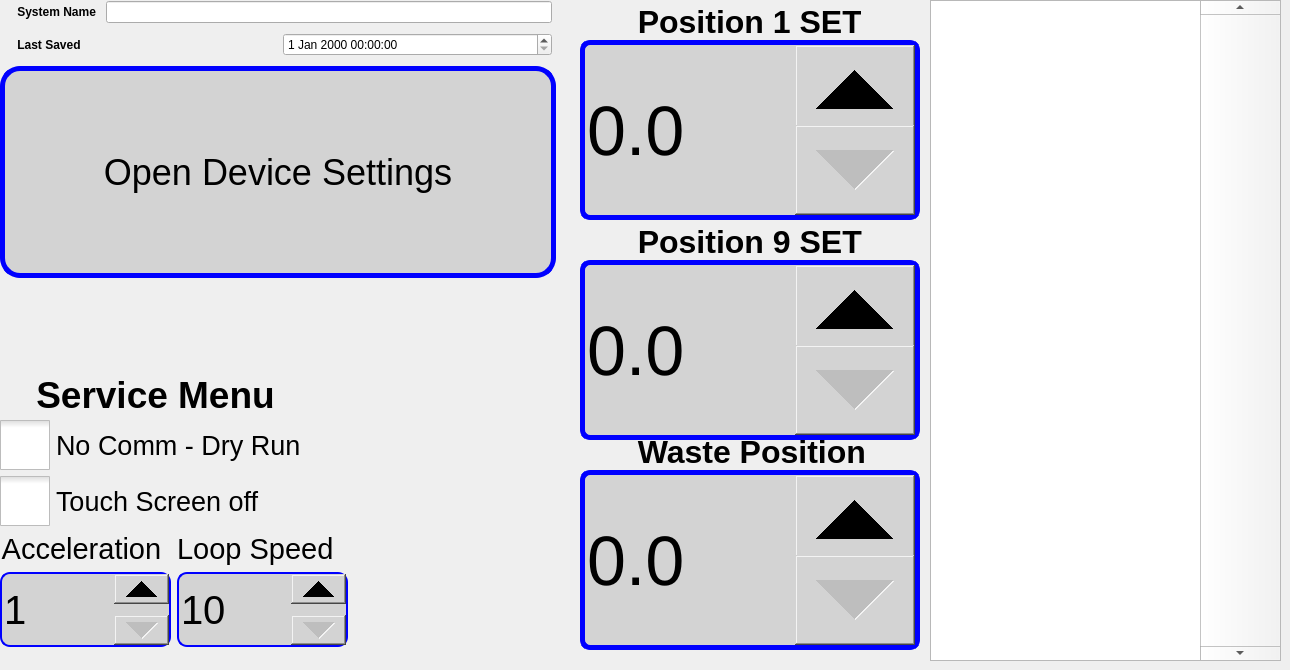
    <widget class="QWidget" name="SystemSetup">
     <attribute name="title">
      <string>  System Setup  </string>
     </attribute>
     <widget class="QTableView" name="tablePosData">
      <property name="geometry">
       <rect>
        <x>930</x>
        <y>0</y>
        <width>351</width>
        <height>661</height>
       </rect>
      </property>
      <property name="styleSheet">
       <string notr="true">QScrollBar:vertical { width: 80px; }</string>
      </property>
      <property name="verticalScrollBarPolicy">
       <enum>Qt::ScrollBarAlwaysOn</enum>
      </property>
     </widget>
     <widget class="QLabel" name="label_svc">
      <property name="geometry">
       <rect>
        <x>0</x>
        <y>370</y>
        <width>311</width>
        <height>50</height>
       </rect>
      </property>
      <property name="sizePolicy">
       <sizepolicy hsizetype="Preferred" vsizetype="Maximum">
        <horstretch>0</horstretch>
        <verstretch>0</verstretch>
       </sizepolicy>
      </property>
      <property name="font">
       <font>
        <pointsize>28</pointsize>
        <weight>75</weight>
        <bold>true</bold>
       </font>
      </property>
      <property name="text">
       <string>Service Menu</string>
      </property>
      <property name="alignment">
       <set>Qt::AlignCenter</set>
      </property>
     </widget>
     <widget class="QWidget" name="layoutWidget">
      <property name="geometry">
       <rect>
        <x>0</x>
        <y>-3</y>
        <width>556</width>
        <height>281</height>
       </rect>
      </property>
      <layout class="QVBoxLayout" name="verticalLayout_device">
       <item>
        <layout class="QVBoxLayout" name="verticalLayout_MainElements">
         <property name="spacing">
          <number>10</number>
         </property>
         <property name="leftMargin">
          <number>4</number>
         </property>
         <property name="topMargin">
          <number>4</number>
         </property>
         <property name="rightMargin">
          <number>4</number>
         </property>
         <property name="bottomMargin">
          <number>4</number>
         </property>
         <item>
          <layout class="QHBoxLayout" name="horizontalLayout_SysName">
           <item>
            <widget class="QLabel" name="label_SystemName">
             <property name="font">
              <font>
               <weight>75</weight>
               <bold>true</bold>
              </font>
             </property>
             <property name="text">
              <string>    System Name</string>
             </property>
            </widget>
           </item>
           <item>
            <widget class="QLineEdit" name="lineEditSystemName"/>
           </item>
          </layout>
         </item>
         <item>
          <layout class="QHBoxLayout" name="horizontalLayout_LastSave">
           <item>
            <widget class="QLabel" name="label_LastSaved">
             <property name="font">
              <font>
               <weight>75</weight>
               <bold>true</bold>
              </font>
             </property>
             <property name="text">
              <string>    Last Saved</string>
             </property>
            </widget>
           </item>
           <item>
            <widget class="QDateTimeEdit" name="dateTimeEdit"/>
           </item>
          </layout>
         </item>
        </layout>
       </item>
       <item>
        <widget class="QPushButton" name="openDeviceSettings">
         <property name="sizePolicy">
          <sizepolicy hsizetype="Minimum" vsizetype="Minimum">
           <horstretch>0</horstretch>
           <verstretch>10</verstretch>
          </sizepolicy>
         </property>
         <property name="font">
          <font>
           <pointsize>-1</pointsize>
          </font>
         </property>
         <property name="styleSheet">
          <string notr="true">QPushButton { border: 5px solid blue; border-radius: 20px; font-size: 36px; background-color:lightGray ;}</string>
         </property>
         <property name="text">
          <string>Open Device Settings</string>
         </property>
        </widget>
       </item>
      </layout>
     </widget>
     <widget class="QWidget" name="layoutWidget">
      <property name="geometry">
       <rect>
        <x>0</x>
        <y>420</y>
        <width>348</width>
        <height>227</height>
       </rect>
      </property>
      <layout class="QVBoxLayout" name="verticalLayout_svcmen">
       <item>
        <layout class="QVBoxLayout" name="verticalLayout_chkbx">
         <item>
          <widget class="QCheckBox" name="checkNoCom">
           <property name="font">
            <font>
             <pointsize>20</pointsize>
             <weight>50</weight>
             <bold>false</bold>
            </font>
           </property>
           <property name="styleSheet">
            <string notr="true">QCheckBox::indicator { width:50px; height: 50px; }
QCheckBox::indicator:checked {width: 50px;height: 50px; }</string>
           </property>
           <property name="text">
            <string>No Comm - Dry Run</string>
           </property>
          </widget>
         </item>
         <item>
          <widget class="QCheckBox" name="checkTouchScreen">
           <property name="font">
            <font>
             <pointsize>20</pointsize>
             <weight>50</weight>
             <bold>false</bold>
            </font>
           </property>
           <property name="styleSheet">
            <string notr="true">QCheckBox::indicator { width:50px; height: 50px; }</string>
           </property>
           <property name="text">
            <string>Touch Screen off</string>
           </property>
           <property name="iconSize">
            <size>
             <width>24</width>
             <height>24</height>
            </size>
           </property>
          </widget>
         </item>
        </layout>
       </item>
       <item>
        <layout class="QHBoxLayout" name="horizontalLayout">
         <item>
          <layout class="QVBoxLayout" name="verticalLayout_ctlspin">
           <item>
            <widget class="QLabel" name="label_Acceleration">
             <property name="sizePolicy">
              <sizepolicy hsizetype="Preferred" vsizetype="Maximum">
               <horstretch>0</horstretch>
               <verstretch>0</verstretch>
              </sizepolicy>
             </property>
             <property name="font">
              <font>
               <pointsize>22</pointsize>
              </font>
             </property>
             <property name="text">
              <string>Acceleration </string>
             </property>
             <property name="alignment">
              <set>Qt::AlignCenter</set>
             </property>
            </widget>
           </item>
           <item>
            <widget class="QSpinBox" name="accelerationMultiplier">
             <property name="sizePolicy">
              <sizepolicy hsizetype="Minimum" vsizetype="Minimum">
               <horstretch>0</horstretch>
               <verstretch>0</verstretch>
              </sizepolicy>
             </property>
             <property name="font">
              <font>
               <pointsize>-1</pointsize>
              </font>
             </property>
             <property name="styleSheet">
              <string notr="true">QSpinBox { border: 2px solid blue; border-radius: 10px; font-size: 40px; background-color:lightGray ;}
QSpinBox::up-arrow { width: 55px; height: 30px; }
QSpinBox::up-button { width: 55px; height: 30px; }
QSpinBox::down-arrow {width: 55px; height: 30px; }
QSpinBox::down-button { width: 55px; height: 30px; }</string>
             </property>
             <property name="minimum">
              <number>1</number>
             </property>
             <property name="maximum">
              <number>12</number>
             </property>
             <property name="value">
              <number>1</number>
             </property>
            </widget>
           </item>
          </layout>
         </item>
         <item>
          <layout class="QVBoxLayout" name="verticalLayout_loop">
           <item>
            <widget class="QLabel" name="label">
             <property name="sizePolicy">
              <sizepolicy hsizetype="Preferred" vsizetype="Maximum">
               <horstretch>0</horstretch>
               <verstretch>0</verstretch>
              </sizepolicy>
             </property>
             <property name="font">
              <font>
               <pointsize>22</pointsize>
              </font>
             </property>
             <property name="text">
              <string>Loop Speed</string>
             </property>
            </widget>
           </item>
           <item>
            <widget class="QSpinBox" name="loopSpeed">
             <property name="sizePolicy">
              <sizepolicy hsizetype="Minimum" vsizetype="Minimum">
               <horstretch>0</horstretch>
               <verstretch>0</verstretch>
              </sizepolicy>
             </property>
             <property name="font">
              <font>
               <pointsize>-1</pointsize>
              </font>
             </property>
             <property name="styleSheet">
              <string notr="true">QSpinBox { border: 2px solid blue; border-radius: 10px; font-size: 40px; background-color:lightGray ;}
QSpinBox::up-arrow { width: 55px; height: 30px; }
QSpinBox::up-button { width: 55px; height: 30px; }
QSpinBox::down-arrow {width: 55px; height: 30px; }
QSpinBox::down-button { width: 55px; height: 30px; }</string>
             </property>
             <property name="minimum">
              <number>10</number>
             </property>
            </widget>
           </item>
          </layout>
         </item>
        </layout>
       </item>
      </layout>
     </widget>
     <widget class="QLabel" name="wastePosition_Lbl">
      <property name="geometry">
       <rect>
        <x>620</x>
        <y>430</y>
        <width>261</width>
        <height>44</height>
       </rect>
      </property>
      <property name="font">
       <font>
        <pointsize>24</pointsize>
        <weight>75</weight>
        <bold>true</bold>
       </font>
      </property>
      <property name="text">
       <string>  Waste Position</string>
      </property>
     </widget>
     <widget class="QDoubleSpinBox" name="wastePosition">
      <property name="geometry">
       <rect>
        <x>580</x>
        <y>470</y>
        <width>340</width>
        <height>180</height>
       </rect>
      </property>
      <property name="whatsThis">
       <string>Waste Position</string>
      </property>
      <property name="accessibleName">
       <string/>
      </property>
      <property name="layoutDirection">
       <enum>Qt::LeftToRight</enum>
      </property>
      <property name="styleSheet">
       <string notr="true">QDoubleSpinBox { border: 5px solid blue; border-radius: 10px; font-size: 70px; background-color:lightGray ;}
QDoubleSpinBox::up-arrow { width: 120px; height: 90px; }
QDoubleSpinBox::up-button { width: 120px; height: 90px; }
QDoubleSpinBox::down-arrow {width: 120px; height: 90px; }
QDoubleSpinBox::down-button { width: 120px; height: 90px; }</string>
      </property>
      <property name="decimals">
       <number>1</number>
      </property>
      <property name="maximum">
       <double>300.000000000000000</double>
      </property>
      <property name="singleStep">
       <double>0.100000000000000</double>
      </property>
     </widget>
     <widget class="QLabel" name="positionNine_Lbl">
      <property name="geometry">
       <rect>
        <x>620</x>
        <y>220</y>
        <width>262</width>
        <height>44</height>
       </rect>
      </property>
      <property name="font">
       <font>
        <pointsize>24</pointsize>
        <weight>75</weight>
        <bold>true</bold>
       </font>
      </property>
      <property name="text">
       <string>  Position 9 SET</string>
      </property>
     </widget>
     <widget class="QDoubleSpinBox" name="positionNine">
      <property name="geometry">
       <rect>
        <x>580</x>
        <y>260</y>
        <width>340</width>
        <height>180</height>
       </rect>
      </property>
      <property name="whatsThis">
       <string>Waste Position</string>
      </property>
      <property name="accessibleName">
       <string/>
      </property>
      <property name="layoutDirection">
       <enum>Qt::LeftToRight</enum>
      </property>
      <property name="styleSheet">
       <string notr="true">QDoubleSpinBox { border: 5px solid blue; border-radius: 10px; font-size: 70px; background-color:lightGray ;}
QDoubleSpinBox::up-arrow { width: 120px; height: 90px; }
QDoubleSpinBox::up-button { width: 120px; height: 90px; }
QDoubleSpinBox::down-arrow {width: 120px; height: 90px; }
QDoubleSpinBox::down-button { width: 120px; height: 90px; }</string>
      </property>
      <property name="decimals">
       <number>1</number>
      </property>
      <property name="maximum">
       <double>300.000000000000000</double>
      </property>
      <property name="singleStep">
       <double>0.100000000000000</double>
      </property>
     </widget>
     <widget class="QLabel" name="positionOne_Lbl">
      <property name="geometry">
       <rect>
        <x>620</x>
        <y>0</y>
        <width>241</width>
        <height>44</height>
       </rect>
      </property>
      <property name="font">
       <font>
        <pointsize>24</pointsize>
        <weight>75</weight>
        <bold>true</bold>
       </font>
      </property>
      <property name="text">
       <string>  Position 1 SET</string>
      </property>
     </widget>
     <widget class="QDoubleSpinBox" name="positionOne">
      <property name="geometry">
       <rect>
        <x>580</x>
        <y>40</y>
        <width>340</width>
        <height>180</height>
       </rect>
      </property>
      <property name="whatsThis">
       <string>Waste Position</string>
      </property>
      <property name="accessibleName">
       <string/>
      </property>
      <property name="layoutDirection">
       <enum>Qt::LeftToRight</enum>
      </property>
      <property name="styleSheet">
       <string notr="true">QDoubleSpinBox { border: 5px solid blue; border-radius: 10px; font-size: 70px; background-color:lightGray ;}
QDoubleSpinBox::up-arrow { width: 120px; height: 90px; }
QDoubleSpinBox::up-button { width: 120px; height: 90px; }
QDoubleSpinBox::down-arrow {width: 120px; height: 90px; }
QDoubleSpinBox::down-button { width: 120px; height: 90px; }</string>
      </property>
      <property name="decimals">
       <number>1</number>
      </property>
      <property name="maximum">
       <double>300.000000000000000</double>
      </property>
      <property name="singleStep">
       <double>0.100000000000000</double>
      </property>
     </widget>
     <zorder>wastePosition</zorder>
     <zorder>positionNine_Lbl</zorder>
     <zorder>positionNine</zorder>
     <zorder>positionOne_Lbl</zorder>
     <zorder>positionOne</zorder>
     <zorder>layoutWidget</zorder>
     <zorder>layoutWidget</zorder>
     <zorder>tablePosData</zorder>
     <zorder>label_svc</zorder>
     <zorder>wastePosition_Lbl</zorder>
    </widget>
